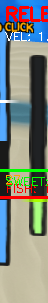
#> input picture debug_frames/frame_20251213_130108_00085.png, 48 x 303 px
$ python -i detector.py   (imports and definitions only)
#> lines starting #> are read from the running program, lines starting #| are printed output that depends on the picture; after the words box and inside, x2 and y2 are one past the last pixel; in counts of white or black regions, pixels touching at a corner belong together
"""
GPO Fishing Macro - Detection Module
=====================================
Detects fish position, sweet spot, and progress bar state.
Uses OpenCV for color-based detection.
"""

import cv2
import numpy as np
from config import (
    FISH_MARKER_WHITE,
    FISH_MARKER_GREEN,
    PROGRESS_BAR_COLOR,
    BAR_BACKGROUND_COLOR,
    BLUE_BAR_COLOR,
    MIN_FISH_MARKER_PIXELS,
    MIN_BAR_PIXELS,
    DEBUG_MODE,
    DEAD_ZONE,
    BRAKE_VELOCITY,
    GRAVITY_COMPENSATION,
)


class FishingDetector:
    """
    Detects elements of the GPO fishing minigame UI.

    The fishing UI has:
    - Left bar: Shows fish position (white line) and your sweet spot (dark)
    - Right bar: Progress bar that fills green as you track successfully
    """

    def __init__(self):
        """Initialize the detector."""
        # Store last known positions for smoothing
        self.last_fish_y = None
        self.last_sweet_spot_y = None
        self.fish_is_green = False  # True when tracking correctly (fish marker is green)

        # Velocity tracking for predictive control
        self.prev_sweet_spot_y = None
        self.sweet_spot_velocity = 0  # Positive = moving down, Negative = moving up

        # Control state
        self.is_holding = False
        self.hold_frames = 0  # How long we've been holding/releasing

        # Pulse counter for maintaining position in dead zone
        self.pulse_counter = 0
        self.PULSE_HOLD_FRAMES = 5   # Hold for 5 frames (counteracts gravity)
        self.PULSE_RELEASE_FRAMES = 1  # Release for 1 frame

        # Sweet spot jump filter - reject detection glitches
        self.MAX_SWEET_SPOT_JUMP = 50  # Reject jumps larger than this
        self.warmup_frames = 0  # Frames to skip filtering at start of each fish

        # Brake phase when entering dead zone
        self.in_dead_zone = False
        self.brake_frames = 0
        self.BRAKE_FRAMES_NEEDED = 5  # Hold for 5 frames to brake before pulsing

    # [46 lines left out: functions reset_state, is_fishing_active, not called in this run]

    def get_fish_position(self, frame):
        """
        Find the Y position of the fish marker.
        Detects BOTH white (not tracking) and green (tracking correctly) fish.

        Args:
            frame: BGR image from screen capture

        Returns:
            int or None: Y coordinate of fish marker, or None if not found
        """
        # Detect WHITE fish marker (not tracking)
        lower_white = np.array(FISH_MARKER_WHITE["lower"], dtype=np.uint8)
        upper_white = np.array(FISH_MARKER_WHITE["upper"], dtype=np.uint8)
        white_mask = cv2.inRange(frame, lower_white, upper_white)
        white_pixels = cv2.countNonZero(white_mask)

        # Detect GREEN fish marker (tracking correctly)
        lower_green = np.array(FISH_MARKER_GREEN["lower"], dtype=np.uint8)
        upper_green = np.array(FISH_MARKER_GREEN["upper"], dtype=np.uint8)
        green_mask = cv2.inRange(frame, lower_green, upper_green)
        green_pixels = cv2.countNonZero(green_mask)

        # Determine if fish is green (tracking) or white (not tracking)
        # Green means we're doing well, white means we need to catch up
        self.fish_is_green = green_pixels > white_pixels

        # Combine both masks - fish can be either color
        combined_mask = cv2.bitwise_or(white_mask, green_mask)

        # Count fish pixels
        fish_pixels = cv2.countNonZero(combined_mask)

        if fish_pixels < MIN_FISH_MARKER_PIXELS:
            if DEBUG_MODE:
                print(f"[Detector] Fish marker not found (only {fish_pixels} pixels)")
            return self.last_fish_y  # Return last known position

        # Find the coordinates of fish pixels
        coords = cv2.findNonZero(combined_mask)

        if coords is None:
            return self.last_fish_y

        # Get the average Y coordinate, adjusted for fish icon center
        # White fish icon is taller than green, so needs larger offset
        # Larger offset = aim higher (more negative)
        y_coords = coords[:, 0, 1]
        offset = -8 if self.fish_is_green else -35  # Green is shorter, white needs bigger offset
        fish_y = int(np.mean(y_coords)) + offset

        # Update last known position
        self.last_fish_y = fish_y

        if DEBUG_MODE:
            color = "GREEN" if self.fish_is_green else "WHITE"
            print(f"[Detector] Fish Y position: {fish_y} ({fish_pixels} pixels, {color})")

        return fish_y

    def get_sweet_spot_position(self, frame):
        """
        Find the Y position of the sweet spot (the section you control).

        The sweet spot is the DARK section between BLUE bars.
        - Blue bars = "not your zone"
        - Gap between blue = your sweet spot

        Args:
            frame: BGR image from screen capture

        Returns:
            int or None: Y coordinate of sweet spot center, or None if not found
        """
        height, width = frame.shape[:2]

        # Use entire frame (capture region should already be just the bar)
        bar_area = frame

        # Detect BLUE pixels (the "not your zone" areas)
        lower_blue = np.array(BLUE_BAR_COLOR["lower"], dtype=np.uint8)
        upper_blue = np.array(BLUE_BAR_COLOR["upper"], dtype=np.uint8)
        blue_mask = cv2.inRange(bar_area, lower_blue, upper_blue)

        # Count blue pixels per row
        blue_per_row = np.sum(blue_mask > 0, axis=1)

        # Find rows with LOW blue count = sweet spot area
        # Threshold: less than 20% of max blue count
        max_blue = np.max(blue_per_row) if np.max(blue_per_row) > 0 else 1
        threshold = max_blue * 0.2

        # Find rows that are NOT blue (sweet spot rows)
        sweet_spot_rows = np.where(blue_per_row < threshold)[0]

        if len(sweet_spot_rows) == 0:
            if DEBUG_MODE:
                print("[Detector] Sweet spot not detected (no gap in blue)")
            return self.last_sweet_spot_y

        # Find the center of the sweet spot
        # Look for the largest continuous gap
        if len(sweet_spot_rows) > 0:
            # Find continuous segments
            gaps = np.diff(sweet_spot_rows)
            segment_breaks = np.where(gaps > 5)[0]

            if len(segment_breaks) == 0:
                # One continuous segment
                sweet_spot_y = int(np.mean(sweet_spot_rows))
            else:
                # Multiple segments - find the largest one
                segments = np.split(sweet_spot_rows, segment_breaks + 1)
                largest_segment = max(segments, key=len)
                sweet_spot_y = int(np.mean(largest_segment))
        else:
            sweet_spot_y = self.last_sweet_spot_y

        # Reject sweet spot detections at extreme edges (false positives from bar edges)
        # Valid range is roughly 20-280 (bar is about 300px tall) - allow near top/bottom
        if sweet_spot_y is not None and (sweet_spot_y < 20 or sweet_spot_y > 280):
            if DEBUG_MODE:
                print(f"[Detector] REJECTING edge sweet_y={sweet_spot_y} (out of valid range 20-280)")
            return self.last_sweet_spot_y

        # During warmup, just count down but accept valid detections immediately
        if self.warmup_frames > 0:
            self.warmup_frames -= 1
            if DEBUG_MODE:
                print(f"[Detector] Warmup frame {self.warmup_frames}, accepting sweet_y={sweet_spot_y}")

        # Validate sweet_spot_y - reject sudden large jumps (likely detection glitches)
        if sweet_spot_y is not None and self.last_sweet_spot_y is not None:
            jump = abs(sweet_spot_y - self.last_sweet_spot_y)
            if jump > self.MAX_SWEET_SPOT_JUMP:
                # Reject this value - likely a detection glitch
                if DEBUG_MODE:
                    print(f"[Detector] REJECTING sweet_y jump: {self.last_sweet_spot_y} -> {sweet_spot_y} (jump={jump})")
                return self.last_sweet_spot_y

        # Update last known position
        if sweet_spot_y is not None:
            self.last_sweet_spot_y = sweet_spot_y

        if DEBUG_MODE:
            print(f"[Detector] Sweet spot Y position: {sweet_spot_y} (gap in blue bars)")

        return sweet_spot_y

    # [56 lines left out: functions get_progress, is_fish_caught, not called in this run]

    def should_hold_mouse(self, frame):
        """
        Determine if we should hold the mouse button.
        Uses predictive control to account for momentum/acceleration.

        Args:
            frame: BGR image from screen capture

        Returns:
            bool or None: True = hold, False = release, None = can't determine
        """
        fish_y = self.get_fish_position(frame)
        sweet_spot_y = self.get_sweet_spot_position(frame)

        if fish_y is None or sweet_spot_y is None:
            # Can't detect positions - TAP to maintain middle ground
            self.pulse_counter += 1
            should_hold = (self.pulse_counter % 4) < 2  # 2 frames hold, 2 frames release
            if DEBUG_MODE:
                action = "HOLD" if should_hold else "RELEASE"
                print(f"[Detector] Cannot detect - TAP to maintain ({action})")
            self.is_holding = should_hold
            return should_hold

        # If sweet spot is stuck at reset value (150), detection is failing - TAP
        if sweet_spot_y == 150 and abs(self.sweet_spot_velocity) < 0.5:
            self.pulse_counter += 1
            should_hold = (self.pulse_counter % 4) < 2  # 2 frames hold, 2 frames release
            if DEBUG_MODE:
                action = "HOLD" if should_hold else "RELEASE"
                print(f"[Detector] Sweet spot stuck - TAP to maintain ({action})")
            self.is_holding = should_hold
            return should_hold

        # Calculate velocity (how fast sweet spot is moving)
        if self.prev_sweet_spot_y is not None:
            # Smooth the velocity a bit to reduce noise
            new_velocity = sweet_spot_y - self.prev_sweet_spot_y
            self.sweet_spot_velocity = (self.sweet_spot_velocity * 0.5) + (new_velocity * 0.5)
        self.prev_sweet_spot_y = sweet_spot_y

        # For first few frames, be more aggressive (no velocity data yet)
        is_warmup = abs(self.sweet_spot_velocity) < 0.1

        # Calculate distance and direction
        # Apply gravity compensation - aim ABOVE the fish to counteract falling
        # This makes the "target" position slightly above the actual fish
        target_y = fish_y - GRAVITY_COMPENSATION
        distance = target_y - sweet_spot_y  # Positive = target below, Negative = target above

        # Prediction zone - anticipate where sweet spot will be
        # Account for gravity: when released, it falls faster (add gravity factor)
        PREDICTION_FRAMES = 3
        gravity_factor = 2 if not self.is_holding else 0  # Extra fall speed when released
        predicted_sweet_y = sweet_spot_y + (self.sweet_spot_velocity * PREDICTION_FRAMES) + gravity_factor
        predicted_distance = target_y - predicted_sweet_y

        if DEBUG_MODE:
            print(f"[Detector] Fish Y: {fish_y}, Target Y: {target_y}, Sweet Y: {sweet_spot_y}")
            print(f"[Detector] Distance: {distance}, Velocity: {self.sweet_spot_velocity:.1f}")
            print(f"[Detector] Predicted distance: {predicted_distance:.1f}, Gravity comp: {GRAVITY_COMPENSATION}")

        # During warmup, use smaller dead zone for faster initial response
        active_dead_zone = 5 if is_warmup else DEAD_ZONE

        # JUMP THRESHOLDS - use sustained hold/release for jumps instead of tapping
        # This takes priority over velocity braking to catch fast-moving fish
        BIG_JUMP_THRESHOLD = 60    # Big jumps - definitely need sustained action
        MEDIUM_JUMP_THRESHOLD = 30  # Medium jumps - still too big for tapping

        if abs(distance) > MEDIUM_JUMP_THRESHOLD:
            if distance < 0:
                # Fish is above - HOLD to catch up
                if DEBUG_MODE:
                    jump_type = "BIG" if abs(distance) > BIG_JUMP_THRESHOLD else "MEDIUM"
                    print(f"[Detector] {jump_type} JUMP UP: distance={distance} -> sustained HOLD")
                self.is_holding = True
                return True
            else:
                # Fish is below - RELEASE to fall down
                if DEBUG_MODE:
                    jump_type = "BIG" if abs(distance) > BIG_JUMP_THRESHOLD else "MEDIUM"
                    print(f"[Detector] {jump_type} JUMP DOWN: distance={distance} -> sustained RELEASE")
                self.is_holding = False
                return False

        # Calculate proportional brake distance - brake earlier when moving faster
        # This prevents overshoot by starting counter-action before reaching target
        brake_distance = abs(self.sweet_spot_velocity) * 2.5  # Higher multiplier = earlier braking

        # FIRST: Check if we need to brake due to high velocity (regardless of distance)
        # This prevents overshoot by counter-acting momentum early
        if not is_warmup and abs(self.sweet_spot_velocity) > BRAKE_VELOCITY:
            # Moving up fast (negative velocity) - release to brake
            if self.sweet_spot_velocity < -BRAKE_VELOCITY:
                if DEBUG_MODE:
                    print(f"[Detector] VELOCITY BRAKE: moving up fast (v={self.sweet_spot_velocity:.1f}) -> RELEASE")
                self.is_holding = False
                return False
            # Moving down fast (positive velocity) - hold to brake
            elif self.sweet_spot_velocity > BRAKE_VELOCITY:
                if DEBUG_MODE:
                    print(f"[Detector] VELOCITY BRAKE: falling fast (v={self.sweet_spot_velocity:.1f}) -> HOLD")
                self.is_holding = True
                return True

        # Smart control logic using config values
        # If fish is above (distance negative)
        if distance < -active_dead_zone:
            self.in_dead_zone = False  # Left the dead zone
            # Fish is above - we need to go up (hold)
            if DEBUG_MODE:
                print("[Detector] Fish above -> HOLD")
            self.is_holding = True
            return True

        # If fish is below (distance positive)
        elif distance > active_dead_zone:
            self.in_dead_zone = False  # Left the dead zone
            # Fish is below - we need to go down (release)
            if DEBUG_MODE:
                print("[Detector] Fish below -> RELEASE")
            self.is_holding = False
            return False

        # In dead zone - brake first if we were moving, then pulse to maintain
        else:
            # FIRST: Check if fish is green (tracking) at edges - don't pulse, stay steady
            if self.fish_is_green:
                # At top edge - just hold steady instead of pulsing
                if sweet_spot_y < 70:
                    if DEBUG_MODE:
                        print(f"[Detector] TOP EDGE + GREEN - steady HOLD (no bounce)")
                    self.is_holding = True
                    return True
                # At bottom edge - just release instead of pulsing
                if sweet_spot_y > 250:
                    if DEBUG_MODE:
                        print(f"[Detector] BOTTOM EDGE + GREEN - steady RELEASE (no bounce)")
                    self.is_holding = False
                    return False

            # If fish is WHITE (not tracking) and at bottom edge, hold to recover
            if not self.fish_is_green and sweet_spot_y > 250:
                if DEBUG_MODE:
                    print(f"[Detector] BOTTOM EDGE + WHITE - HOLD to recover")
                self.is_holding = True
                return True

            # Check if we just entered the dead zone
            if not self.in_dead_zone:
                self.in_dead_zone = True
                self.brake_frames = 0
                self.pulse_counter = 0
                if DEBUG_MODE:
                    print(f"[Detector] ENTERING dead zone, velocity: {self.sweet_spot_velocity:.1f}")

            # If we have downward velocity (falling), brake until stopped
            if self.sweet_spot_velocity > 3:
                if DEBUG_MODE:
                    print(f"[Detector] BRAKING - holding to stop fall (v={self.sweet_spot_velocity:.1f})")
                self.is_holding = True
                return True

            # If we have upward velocity (rising), brake by releasing
            if self.sweet_spot_velocity < -3:
                if DEBUG_MODE:
                    print(f"[Detector] BRAKING - releasing to stop rise (v={self.sweet_spot_velocity:.1f})")
                self.is_holding = False
                return False

            # After braking (or if already slow), pulse to maintain position
            self.pulse_counter += 1
            total_cycle = self.PULSE_HOLD_FRAMES + self.PULSE_RELEASE_FRAMES

            # Reset counter if it gets too high
            if self.pulse_counter >= total_cycle:
                self.pulse_counter = 0

            # Hold for first part of cycle, release for second part
            if self.pulse_counter < self.PULSE_HOLD_FRAMES:
                if DEBUG_MODE:
                    print(f"[Detector] PULSE HOLD ({self.pulse_counter}/{self.PULSE_HOLD_FRAMES})")
                self.is_holding = True
                return True
            else:
                if DEBUG_MODE:
                    print(f"[Detector] PULSE RELEASE ({self.pulse_counter - self.PULSE_HOLD_FRAMES}/{self.PULSE_RELEASE_FRAMES})")
                self.is_holding = False
                return False


# Quick test if run directly
# [35 lines not run here, left out]

>>> import cv2
>>> picture = cv2.imread('debug_frames/frame_20251213_130108_00085.png')
#> picture is the input picture: shape (303, 48, 3); mean B, G, R 126.4, 132.7, 124.5
>>> result = FishingDetector().should_hold_mouse(picture)
#> in get_fish_position, `white_mask = cv2.inRange(frame, lower_white, upper_white)`:
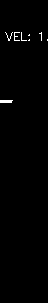
#> white_mask: shape (303, 48); 0.76% white in thin lines or dots, all inside (x1, y1, x2, y2) = (0, 32, 48, 103)
#> in get_fish_position, `white_pixels = cv2.countNonZero(white_mask)`: white_pixels = 110
#> in get_fish_position, `green_mask = cv2.inRange(frame, lower_green, upper_green)`:
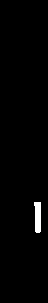
#> green_mask: shape (303, 48); 1.3% white; 1 white region, box (x1, y1, x2, y2) and area: (34, 202, 41, 233) 188
#> in get_fish_position, `green_pixels = cv2.countNonZero(green_mask)`: green_pixels = 188
#> in get_fish_position, `self.fish_is_green = green_pixels > white_pixels`: self.fish_is_green = True
#> in get_fish_position, `combined_mask = cv2.bitwise_or(white_mask, green_mask)`:
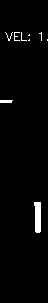
#> combined_mask: shape (303, 48); 2% white; 9 white regions (6 under 20 px), largest, box (x1, y1, x2, y2) and area: (34, 202, 41, 233) 188, (0, 100, 13, 103) 37, (14, 32, 20, 41) 22
#> in get_fish_position, `fish_pixels = cv2.countNonZero(combined_mask)`: fish_pixels = 298
#> in get_fish_position, `coords = cv2.findNonZero(combined_mask)`: coords = contour of 298 points, box (x1, y1, x2, y2) (0, 32, 48, 233), area 591
#> in get_fish_position, `y_coords = coords[:, 0, 1]`: y_coords = 298 values from 32 to 232
#> in get_fish_position, `offset = -8 if self.fish_is_green else -35`: offset = -8
#> in get_fish_position, `fish_y = int(np.mean(y_coords)) + offset`: fish_y = 150
#> in get_sweet_spot_position, `blue_mask = cv2.inRange(bar_area, lower_blue, upper_blue)`:
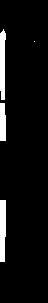
#> blue_mask: shape (303, 48); 6.2% white; 4 white regions (1 under 20 px), largest, box (x1, y1, x2, y2) and area: (0, 200, 6, 262) 347, (0, 29, 6, 100) 342, (0, 103, 6, 141) 216
#> in get_sweet_spot_position, `blue_per_row = np.sum(blue_mask > 0, axis=1)`: blue_per_row = 303 values, max 6 at index 33, min 0 at index 0, mean 2.99
#> in get_sweet_spot_position, `max_blue = np.max(blue_per_row) if np.max(blue_per_row) > 0 else 1`: max_blue = 6
#> in get_sweet_spot_position, `threshold = max_blue * 0.2`: threshold = 1.2
#> in get_sweet_spot_position, `sweet_spot_rows = np.where(blue_per_row < threshold)[0]`: sweet_spot_rows = 134 values from 0 to 302
#> in get_sweet_spot_position, `gaps = np.diff(sweet_spot_rows)`: gaps = 133 values, max 70 at index 30, min 1 at index 0, mean 2.27
#> in get_sweet_spot_position, `segment_breaks = np.where(gaps > 5)[0]`: segment_breaks = [30, 33, 92]
#> in get_sweet_spot_position, `segments = np.split(sweet_spot_rows, segment_breaks + 1)`: segments = 4 items
#> in get_sweet_spot_position, `largest_segment = max(segments, key=len)`: largest_segment = 59 values from 141 to 199
#> in get_sweet_spot_position, `sweet_spot_y = int(np.mean(largest_segment))`: sweet_spot_y = 170
#> in should_hold_mouse, `target_y = fish_y - GRAVITY_COMPENSATION`: target_y = 150
#> in should_hold_mouse, `distance = target_y - sweet_spot_y`: distance = -20
#> in should_hold_mouse, `predicted_sweet_y = sweet_spot_y + (self.sweet_spot_velocity * PREDICT..`: predicted_sweet_y = 172
#> in should_hold_mouse, `predicted_distance = target_y - predicted_sweet_y`: predicted_distance = -22
#> result = True

$ run again, on debug_frames/frame_20251213_130108_00365.png
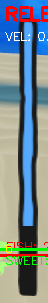
#> input picture debug_frames/frame_20251213_130108_00365.png, 48 x 303 px
#> picture is the input picture: shape (303, 48, 3); mean B, G, R 141.1, 136.6, 121.4
#> in get_fish_position, `white_mask = cv2.inRange(frame, lower_white, upper_white)`:
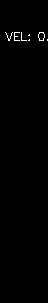
#> white_mask: shape (303, 48); 0.59% white in thin lines or dots, all inside (x1, y1, x2, y2) = (5, 32, 48, 41)
#> white_pixels = 86
#> green_mask: shape (303, 48); 0.82% white; 5 white regions (3 under 20 px), largest, box (x1, y1, x2, y2) and area: (0, 262, 10, 275) 67, (0, 241, 7, 248) 41
#> green_pixels = 119
#> self.fish_is_green = True
#> combined_mask: shape (303, 48); 1.4% white; 12 white regions (8 under 20 px), largest, box (x1, y1, x2, y2) and area: (0, 262, 10, 275) 67, (0, 241, 7, 248) 41, (38, 32, 45, 41) 24, (14, 32, 20, 41) 22
#> fish_pixels = 205
#> coords = contour of 205 points, box (x1, y1, x2, y2) (0, 32, 48, 275), area 4284
#> y_coords = 205 values from 32 to 274
#> offset = -8
#> in get_fish_position, `fish_y = int(np.mean(y_coords)) + offset`: fish_y = 156
#> in get_sweet_spot_position, `blue_mask = cv2.inRange(bar_area, lower_blue, upper_blue)`:
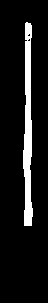
#> blue_mask: shape (303, 48); 9.3% white; 1 white region, box (x1, y1, x2, y2) and area: (23, 22, 33, 226) 1358
#> blue_per_row = 303 values, max 9 at index 150, min 0 at index 0, mean 4.48
#> max_blue = 9
#> threshold = 1.8
#> sweet_spot_rows = 99 values from 0 to 302
#> gaps = 98 values, max 205 at index 21, min 1 at index 0, mean 3.08
#> segment_breaks = [21]
#> segments = 2 items
#> largest_segment = 77 values from 226 to 302
#> in get_sweet_spot_position, `sweet_spot_y = int(np.mean(largest_segment))`: sweet_spot_y = 264
#> target_y = 156
#> distance = -108
#> predicted_sweet_y = 266
#> predicted_distance = -110
#> result = True
